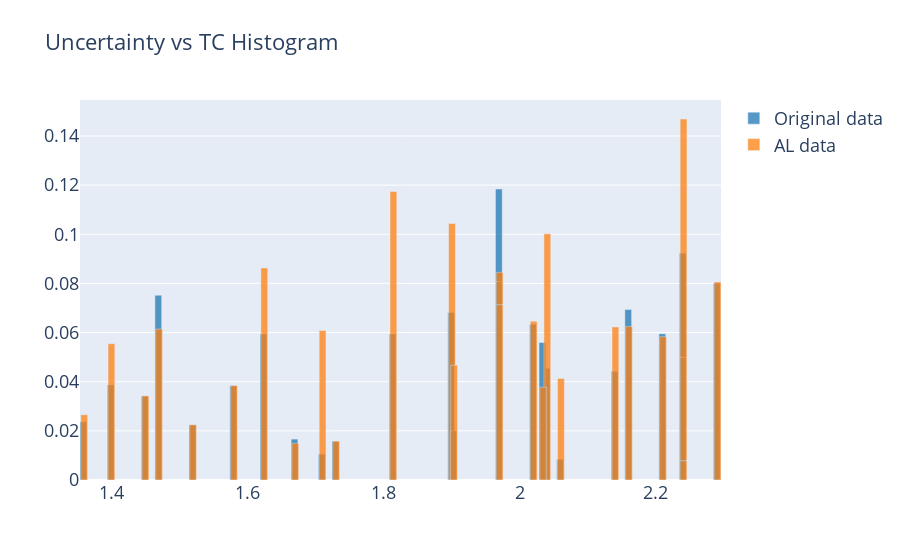

Source (notebook cell):
### Code cell
uncertainty_TC_histogram_plotly(Uncertainty_og_df, Uncertainty_AL_df, width=0.01)

### Figure 1 — Plotly figure (JSON) as saved in the notebook; plotly's stock layout.template omitted (floating-point values rounded to 4 significant figures)
{"data": [{"marker": {"color": "#1f77b4"}, "name": "Original data", "opacity": 0.75, "type": "bar", "width": 0.01, "x": [2.14, 2.04, 2.29, 1.73, 1.58, 1.47, 1.52, 2.24, 2.24, 2.16, 1.97, 2.21, 1.67, 1.45, 1.71, 1.9, 1.36, 1.4, 2.06, 1.97, 2.02, 2.034, 1.903, 1.624, 1.814], "y": [0.04424, 0.04549, 0.08005, 0.01579, 0.03839, 0.07517, 0.02245, 0.04997, 0.04238, 0.06936, 0.08073, 0.05951, 0.01664, 0.03421, 0.01053, 0.06819, 0.02368, 0.0387, 0.008425, 0.0377, 0.06339, 0.056, 0.02, 0.05937, 0.05937]}, {"marker": {"color": "#ff7f0e"}, "name": "AL data", "opacity": 0.75, "type": "bar", "width": 0.01, "x": [2.14, 2.04, 2.29, 1.73, 1.58, 1.47, 1.52, 2.24, 2.24, 2.16, 1.97, 2.21, 1.67, 1.45, 1.71, 1.9, 1.36, 1.4, 2.06, 1.97, 2.02, 2.034, 1.903, 1.624, 1.814], "y": [0.06229, 0.1002, 0.08062, 0.01579, 0.03839, 0.06144, 0.02245, 0.007895, 0.139, 0.0625, 0.07134, 0.05833, 0.01494, 0.03421, 0.06082, 0.1044, 0.02655, 0.05547, 0.04132, 0.01316, 0.06462, 0.03777, 0.04673, 0.08629, 0.1174]}], "layout": {"autosize": true, "font": {"size": 18}, "title": {"font": {"size": 22}, "text": "Uncertainty vs TC Histogram"}, "xaxis": {"autorange": true, "range": [1.354, 2.296], "type": "linear"}, "yaxis": {"autorange": true, "range": [0, 0.1546], "type": "linear"}}}
